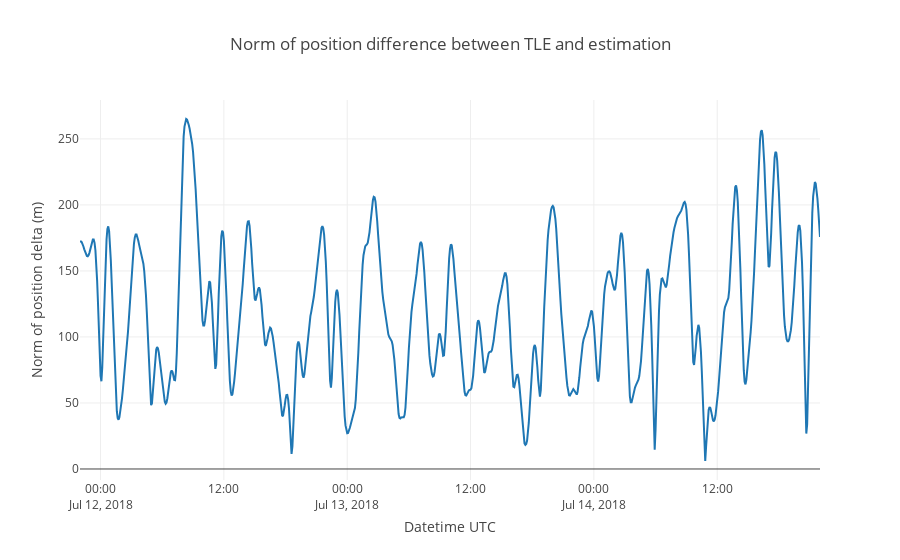

The code cell stored with this chart in its notebook:
### Markdown cell above
In some cases, the fitted TLE is much better, in some cases not.

The figure below shows the norm of the position difference with the estimated propagator.

### Code cell
# Computing norm of position difference
import numpy as np
deltaPos_tle_fitted_norm = pd.Series(data=np.linalg.norm(
    PV_tle_fitted_eci_df[['x','y','z']] - PV_eci_df[['x','y','z']], 
    axis=1),
                         index=PV_tle_fitted_eci_df.index)

import plotly.graph_objs as go

trace = go.Scatter(
    x = deltaPos_tle_fitted_norm.index,
    y = deltaPos_tle_fitted_norm,
    mode='lines'
)

data = [trace]

layout = go.Layout(
    title = 'Norm of position difference between TLE and estimation',
    xaxis = dict(
        title = 'Datetime UTC'
    ),
    yaxis = dict(
        title = 'Norm of position delta (m)'
    )
)

fig = dict(data=data, layout=layout)

py.iplot(fig)

### Figure 1 — Plotly figure (JSON) as saved in the notebook; plotly's stock layout.template omitted (floating-point values rounded to 4 significant figures; data arrays with more than 128 entries replaced by an {"elided": "..."} marker saying what was removed)
{"data": [{"mode": "lines", "type": "scatter", "uid": "1e59211d-5a9f-4f67-869f-bf9f30342355", "x": {"elided": "865 str values"}, "y": {"elided": "865 float values"}}], "layout": {"autosize": true, "title": {"text": "Norm of position difference between TLE and estimation"}, "xaxis": {"autorange": true, "range": ["2018-07-11 22:00", "2018-07-14 22:00"], "title": {"text": "Datetime UTC"}, "type": "date"}, "yaxis": {"autorange": true, "range": [-8.341, 279.5], "title": {"text": "Norm of position delta (m)"}, "type": "linear"}}}
